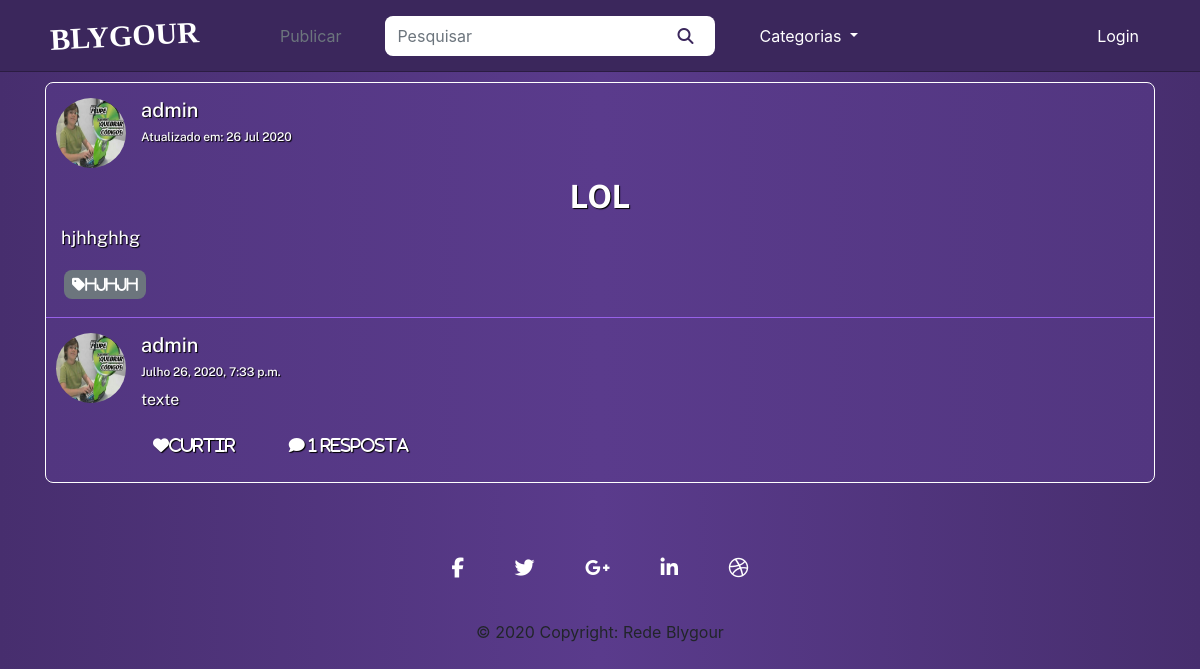
Screenshot of /59 with the database file from the repository.
### posts/models.py (models this page shows, shortened)
class Post(models.Model):
    title = models.CharField('Título', max_length=100)
    text = models.TextField('Texto da Postagem')
    user = models.ForeignKey(get_user_model(), on_delete=models.CASCADE, null=True, blank=True)
    image = models.ImageField(upload_to = get_file_path, verbose_name='Imagem', null=True, blank=True)
    tags = TaggableManager(help_text="Suas tags")
    created_at = models.DateTimeField('Criado em :', auto_now_add = True)
    updated_at = models.DateTimeField('Modificado em :', auto_now = True)
    class Meta:
        verbose_name = 'Postagem'
        verbose_name_plural = 'Postagens'
        ordering = ['text']

class Comments(models.Model):
    user = models.ForeignKey(get_user_model(), verbose_name='Usuário', on_delete=models.CASCADE)
    post = models.ForeignKey(Post, verbose_name='Post', on_delete=models.CASCADE)
    comment = models.TextField('Texto da Postagem')
    parent = models.ForeignKey(to='self', null=True, blank=True, related_name="Respostas", on_delete=models.CASCADE)
    created_at = models.DateTimeField('Criado em :', auto_now_add = True)
    updated_at = models.DateTimeField('Modificado em :', auto_now = True)
    def children(self):
        return Comments.objects.filter(parent=self)
    def __str__(self):
        return self.comment
    class Meta:
        verbose_name = 'Comentário'
        verbose_name_plural = 'Comentários'
        ordering = ['created_at']

### users/models.py (models this page shows, shortened)
class User(AbstractUser, PermissionsMixin):
    username = models.CharField('Nome do usuário', max_length=30, unique=True)
    email = models.EmailField('Email', unique=True)
    profile_picture = models.ImageField(upload_to = get_file_path, verbose_name='Imagem', null=True, blank=True)
    is_active = models.BooleanField('Está Ativo?', blank=True, default=True)
    is_staff = models.BooleanField('É da equipe?', blank=True, default=False)
    is_superuser = models.BooleanField('É super Usuário?', blank=True, default=False)
    date_joined = models.DateField('Data de Entrada', auto_now_add=True)
    first_name = None
    last_name = None
    objects = UserManager()
    USERNAME_FIELD = 'username'
    REQUIRED_FIELDS = ['email']
    def __str__(self):
        return self.username
    class Meta:
        verbose_name = 'Usuário'
        verbose_name_plural = 'Usuários'

### posts/views.py (the view)
# urls.py: path('<int:id>', views.viewPost, name='posts-view'),
def viewPost(request, id):
    template_name = 'posts/details.html'
    post = get_object_or_404(Post, pk=id)
    comments = Comments.objects.all().order_by('-created_at').filter(post = post).filter(parent = None)
    parent_obj = None
    if request.method == 'POST':
        form = CommentsForm(request.POST or None)
        if form.is_valid():
            comment = form.save(commit = False)
            comment.user = request.user
            comment.post = post
            try:
                parent_id = int(request.POST.get("parent_id"))
            except:
                parent_id = None
            if parent_id:
                parent_qs = Comments.objects.filter(id = parent_id)
                if parent_qs.exists() and parent_qs.count() == 1:
                    parent_obj = parent_qs.first()
                    comment.parent = parent_obj
            comment.save()
            messages.success(request, 'Comentário enviado com Sucesso')
            return redirect('posts:posts-view', id=post.id)
    else:
        form = CommentsForm(request.POST)
        context = {
            'post': post,
            'comments': comments,
            'form': form,
            'parent': parent_obj,
        }
        return render(request, template_name, context)

### posts/forms.py
class CommentsForm(forms.ModelForm):
    widgets = {
            'text': forms.Textarea(attrs={
                'class': 'form-control',
                'placeholder': 'Digite aqui o seu comentário',
            }),
        }
    class Meta:
        model = Comments
        fields = ('comment',)

### posts/templates/posts/details.html (shortened to what this page needs)
{% extends 'posts/index.html' %}
{% load static %}
{% load crispy_forms_tags %}
{% block styles %}
    <link rel="stylesheet" href="{% static 'css/settings.css' %}">
    <link rel="stylesheet" href="{% static 'css/add-post.css' %}">
{% endblock styles %}
{% block content %}
    <div class="container view-posts">
        {% block user_informations %}
            {{ block.super }}
        {% endblock user_informations %}
        <div class="row title">
            <div class="col-12">
                <h2>
                    <strong>{{ post.title|upper }}</strong>
                </h2>
            </div>
        </div>
        <div class="row post">
            <div class="col-12">
                {{ post.text|linebreaks }}
                {% for tag in post.tags.all %}
                    <a href="{% url 'posts:index_tagged' tag %}" class="tags">
                        <button type="button" class="btn btn-secondary btn-sm button-tags">
                            <i class="fa fa-tag tags-text">{{ tag }}</i>
                        </button>
                    </a>
                {% endfor %}
            </div>
        </div>
        {% for comment in comments %}
            <div class="row user comments">
                <div>
                    <a href="{% url 'posts:profile_user' comment.user.username %}" class='user'>
                        {% if comment.user.profile_picture %}
                            <img class='user-picture' src="/media/{{ comment.user.profile_picture }}" alt="Profile Picture {{ post.user }}">
                        {% else %}
                            <img class='user-picture' src="/media/profiles/avatar.png" alt="Default profile picture">
                        {% endif %}
                    </a>
                </div>
                <div class="col">
                    <a href="{% url 'posts:profile_user' comment.user.username %}" class='user'>
                        <h5>
                            {{ comment.user }}
                        </h5>
                    </a>
                    <h6 class="data-update">{{ comment.updated_at }}</h6>
                    <p>{{ comment.comment }}</p>
                    <h5>
                        <a class="btn">
                            <i class="fas fa-heart">Curtir</i>
                        </a>
                    {% with comment_count=comment.children.count %}
                    <a class="btn comment-reply-btn">
                    <i class="fas fa-comment">
                    {{ comment_count }}
                    Resposta{{ comment_count|pluralize}}</i>
                    </a>
                    {% endwith %}
                    </h5>
                </div>
            </div>
        {% endfor %}
    </div>
{% endblock content %}

### posts/templates/posts/index.html (shortened to what this page needs)
{% extends 'base.html' %}
{% load static %}
{% block content %}
    {% for post in posts %}
            {% block user_informations %}
                <div class="row user">
                    <div>
                        <a href="{% url 'posts:profile_user' post.user.username %}" class='user'>
                            {% if post.user.profile_picture %}
                                <img class='user-picture' src="/media/{{ post.user.profile_picture }}" alt="Profile Picture {{ post.user }}">
                            {% else %}
                                <img class='user-picture' src="/media/profiles/avatar.png" alt="Default profile picture">
                            {% endif %}
                        </a>
                    </div>
                    <div class="col">
                        <h5>
                            <a href="{% url 'posts:profile_user' post.user.username %}" class='user'>{{ post.user }}</a>
                        </h5>
                        <h6 class="data-update">Atualizado em:
                            {{ post.updated_at|date:"d M Y" }}</h6>
                    </div>
                </div>
            {% endblock user_informations %}
    {% endfor %}
{% endblock content %}
{% block pagination %}
    {{ block.super }}
{% endblock pagination %}

### posts/static/css/style.css (style rules this page uses)
:root { --roxo-principal: #3B275C; --roxo-escuro: #241838; --roxo-claro: #5A3B8C; }
body { background-image: linear-gradient(to right, #472E6E, #5A3B8C, #472E6E); }
h1, h2, h3, h4, h5, h6, p { color: white; font-family: 'Public Sans', sans-serif; text-shadow: 1px 1px 1px black; word-break: break-all; }
a, a:hover, a:focus { text-decoration: none; }
input, input:hover, input:focus, .btn, .btn:hover, .btn:focus, .form-control, .form-control:hover, .form-control:focus { box-shadow: none; border: none; outline: none; border-radius: 8px; }
.conteudo .view-posts { background-image: linear-gradient(to right, #523680, #5A3B8C, #523680); border-radius: 8px; }
.view-posts { border: 1px solid white; margin-top: 5px; }
.row.user { margin-bottom: 10px; margin-top: 15px; }
.row.user img.user-picture { height: 70px; width: 70px; border-radius: 50vh; margin-left: 10px; }
a.user { color: white; }
.data-update { font-size: 12px; }
.row.user.comments { border-top: 1px solid #9761E8; padding-top: 15px; color: white; text-shadow: 1px 1px 1px black; }
.comments-actions i, .comments i { justify-content: center; margin-right: 25px; }
.view-posts .title { text-align: center; overflow-wrap: break-word; }
.view-posts .post { margin-bottom: 10px; box-shadow: none; }
.view-posts .post p { font-size: max(18px, 0.8vw); overflow-wrap: break-word; text-align: justify; }
.tags-text { font-size: 15px; word-break: break-all; }
.button-tags { margin: 3px; }

### posts/static/css/settings.css (style rules this page uses)
.fas { margin-right: 10px; }

### rows the page displays
Post: user.profile_picture (picture), user "admin", updated_at "26 Jul 2020", title "LOL", text "hjhhghhg"
Tag: name "hjhjh"
Comments: user.profile_picture (picture), user "admin", updated_at "Julho 26, 2020, 7:33 p.m.", comment "texte", children.count "1"
